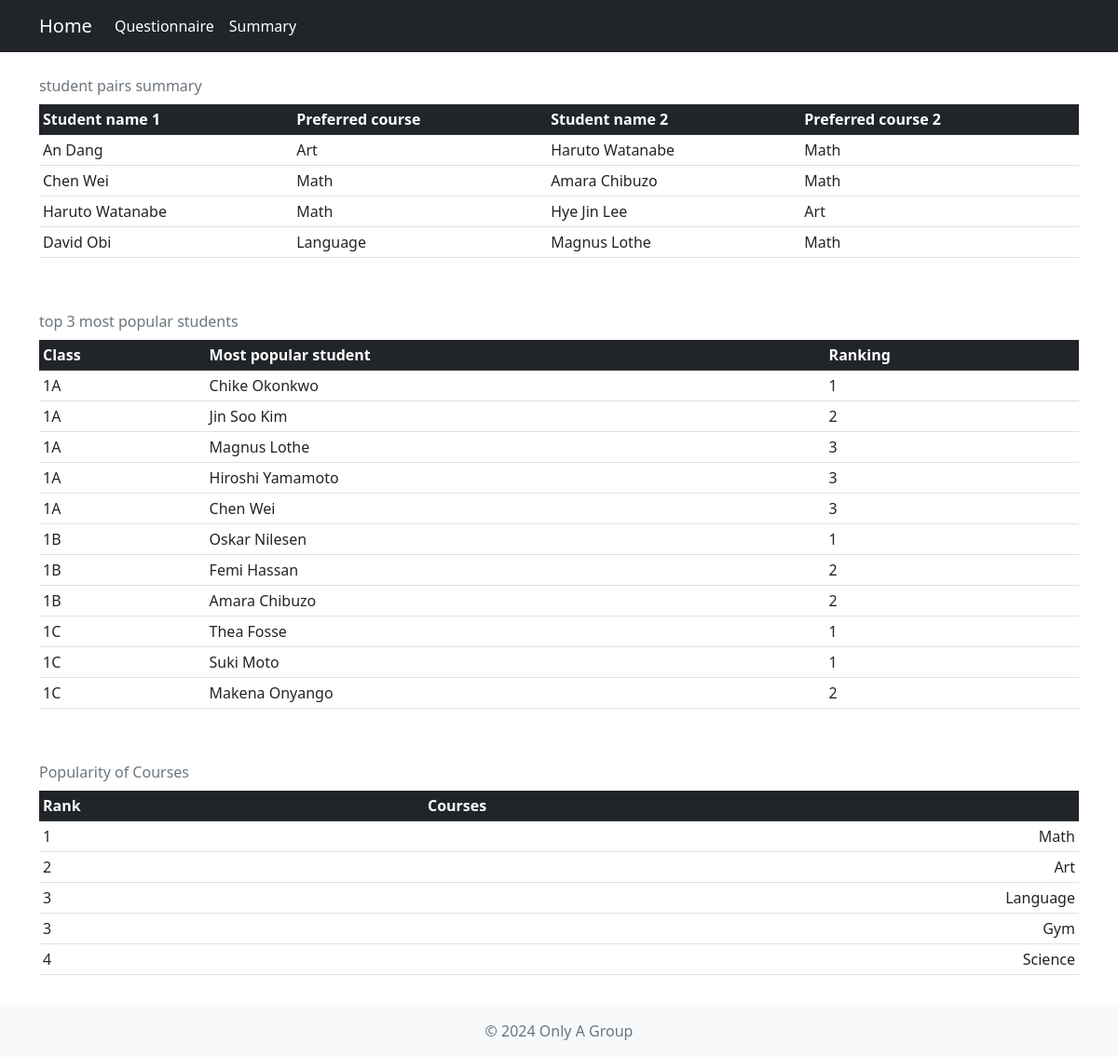
Page /summary on the committed database.
### tables this page shows
CREATE TABLE student
(
  student_name TEXT NOT NULL UNIQUE,
  student_id INTEGER NOT NULL PRIMARY KEY AUTOINCREMENT,
  class_id INTEGER NOT NULL,
  FOREIGN KEY (class_id) REFERENCES class(class_id)
);

CREATE TABLE course
(
  course_id INTEGER NOT NULL PRIMARY KEY AUTOINCREMENT,
  course_name TEXT NOT NULL UNIQUE
);

### app.py (the view)
@app.route('/summary')
def summary():
    cursor = get_db().cursor()
    cursor.execute(
        """
        SELECT s1.student_name, c1.course_name, s2.student_name AS preferred_student_name, c2.course_name AS preferred_student_preferred_course
        FROM (
            SELECT p1.student_id, p1.course_id, p2.student_id AS p2_student_id, p2.course_id AS p2_course_id
            FROM preference AS p1
            JOIN preference AS p2
            ON (p1.preferred_student_id_1=p2.student_id OR p1.preferred_student_id_2=p2.student_id OR p1.preferred_student_id_3=p2.student_id)
            AND (p1.student_id=p2.preferred_student_id_1 OR p1.student_id=p2.preferred_student_id_2 OR p1.student_id=p2.preferred_student_id_3)
            WHERE p1.student_id<p2.student_id
            ) AS a
        JOIN student s1 ON a.student_id=s1.student_id
        JOIN student s2 ON a.P2_student_id=s2.student_id
        JOIN course c1 ON a.course_id=c1.course_id
        JOIN course c2 ON a.p2_course_id=c2.course_id
         """
             )
    student_pairs=cursor.fetchall()
    cursor.execute(
        """
    SELECT class_name, student_name, ranking
    FROM(
        SELECT c.class_name, s.student_name, COUNT(*) AS counts, DENSE_RANK() OVER(PARTITION BY c.class_id ORDER BY COUNT(*) DESC) AS ranking
        FROM student s
        JOIN preference p ON p.preferred_student_id_1=s.student_id
        JOIN class c ON s.class_id=c.class_id
        GROUP BY class_name, student_name
        )
    WHERE ranking<=3

        """
    )
    popular_students=cursor.fetchall()
    cursor.execute(
        """
        SELECT DENSE_RANK() OVER (ORDER BY COUNT(*) DESC) AS rank, c.course_name
        FROM course c
        JOIN preference p ON c.course_id=p.course_id
        GROUP BY c.course_id, c.course_name
        ORDER BY COUNT(*) DESC
        """
    )
    popular_courses=cursor.fetchall()
    return render_template('summary.html', student_pairs=student_pairs, popular_students=popular_students, popular_courses=popular_courses)

### app.py (called while the page is built)
def get_db():
    if "db" not in g:
        g.db = sqlite3.connect(DATABASE)
        g.db.row_factory = sqlite3.Row  # Checks if database connection is open, if not opens new connection
        g.db.execute("PRAGMA foreign_keys=ON")
    return g.db

### templates/summary.html (shortened to what this page needs)
{% extends "template.html" %}
{% block main %}
<div class="container-lg my-3">
      <div class="table-responsive">
        <table class="table table-sm table-hover">
          <caption class="caption-top">student pairs summary</caption>
          <thead class="table-dark">
            <tr>
              <th scope="col">Student name 1</th>
              <th scope="col">Preferred course</th>
              <th scope="col">Student name 2</th>
              <th scope="col">Preferred course 2</th>
            </tr>
          </thead>
          <tbody>
            {% for row in student_pairs %}
            <tr>
              <td>{{ row['student_name'] }}</td>
              <td>{{ row['course_name']}}</td>
              <td>{{ row['preferred_student_name'] }}</td>
              <td>{{ row['preferred_student_preferred_course'] }}</td>
            </tr>
            {% endfor %}
          </tbody>
        </table>
      </div>
    </div>
    <div class="container-lg my-3">
      <div class="table-responsive">
        <table class="table table-sm table-hover">
          <caption class="caption-top">top 3 most popular students </caption>
          <thead class="table-dark">
            <tr>
              <th scope="col">Class</th>
              <th scope="col">Most popular student</th>
              <th scope="col">Ranking</th>
            </tr>
          </thead>
          <tbody>
            {% for row in popular_students %}
            <tr>
              <td>{{ row['class_name'] }}</td>
              <td >{{row['student_name'] }}</td>
              <td >{{row['ranking'] }}</td>
            </tr>
            {% endfor %}
          </tbody>
        </table>
      </div>
    </div>
    <div class="container-lg my-3">
      <div class="table-responsive">
        <table class="table table-sm table-hover">
          <caption class="caption-top">Popularity of Courses </caption>
          <thead class="table-dark">
            <tr>
              <th scope="col">Rank</th>
              <th scope="col">Courses</th>
            </tr>
          </thead>
          <tbody>
            {% for row in popular_courses %}
            <tr>
              <td>{{ row['rank'] }}</td>
              <td class="text-end">{{ row['course_name'] }}</td>
            </tr>
            {% endfor %}
          </tbody>
        </table>
      </div>
    </div>
{% endblock %}

### templates/template.html (shortened to what this page needs)
<!DOCTYPE html>
<html lang="en" class="h-100">
<head>
  <link href="https://cdn.jsdelivr.net/npm/bootstrap@5.2.3/dist/css/bootstrap.min.css" rel="stylesheet">
  <link rel="stylesheet" href="{{ url_for('static', filename='css/style.css') }}">
  <link rel="stylesheet" href="{{ url_for('static', filename='css/personal.css') }}">
</head>
<body class="d-flex flex-column h-100">
  <nav class="navbar navbar-expand-sm navbar-dark bg-dark">
    <div class="container-lg">
      <a class="navbar-brand" href="{{ url_for('home') }}">Home</a>
      <div class="collapse navbar-collapse" id="navbarNav">
        <ul class="navbar-nav">
          <li class="nav-item">
            <a class="nav-link text-white" href="{{ url_for('questionnaire') }}">Questionnaire</a>
          </li>
          <li class="nav-item">
            <a class="nav-link text-white" href="{{ url_for('summary') }}">Summary</a>
          </li>
        </ul>
      </div>
    </div>
  </nav>
  {% block main %}
  {% endblock %}
  <footer class="mt-auto py-3 bg-light">
    <div class="container-lg text-center text-muted">
      <span>&copy; 2024 Only A Group</span>
    </div>
  </footer>
</body>
</html>

### rows in the picture
student: student_name "An Dang", course_name "Art", preferred_student_name "Haruto Watanabe", preferred_student_preferred_course "Math"
student: student_name "Chen Wei", course_name "Math", preferred_student_name "Amara Chibuzo", preferred_student_preferred_course "Math"
student: student_name "Haruto Watanabe", course_name "Math", preferred_student_name "Hye Jin Lee", preferred_student_preferred_course "Art"
student: student_name "David Obi", course_name "Language", preferred_student_name "Magnus Lothe", preferred_student_preferred_course "Math"
student: class_name "1A", student_name "Chike Okonkwo", ranking "1"
student: class_name "1A", student_name "Jin Soo Kim", ranking "2"
student: class_name "1A", student_name "Magnus Lothe", ranking "3"
student: class_name "1A", student_name "Hiroshi Yamamoto", ranking "3"
student: class_name "1B", student_name "Oskar Nilesen", ranking "1"
student: class_name "1B", student_name "Femi Hassan", ranking "2"
student: class_name "1B", student_name "Amara Chibuzo", ranking "2"
student: class_name "1C", student_name "Thea Fosse", ranking "1"
student: class_name "1C", student_name "Suki Moto", ranking "1"
student: class_name "1C", student_name "Makena Onyango", ranking "2"
course: rank "1", course_name "Math"
course: rank "2", course_name "Art"
course: rank "3", course_name "Language"
course: rank "3", course_name "Gym"
course: rank "4", course_name "Science"

### other values in the picture
{{ row['class_name'] }} "1A"
{{ row['student_name'] }} "Chen Wei"
{{ row['ranking'] }} "3"
